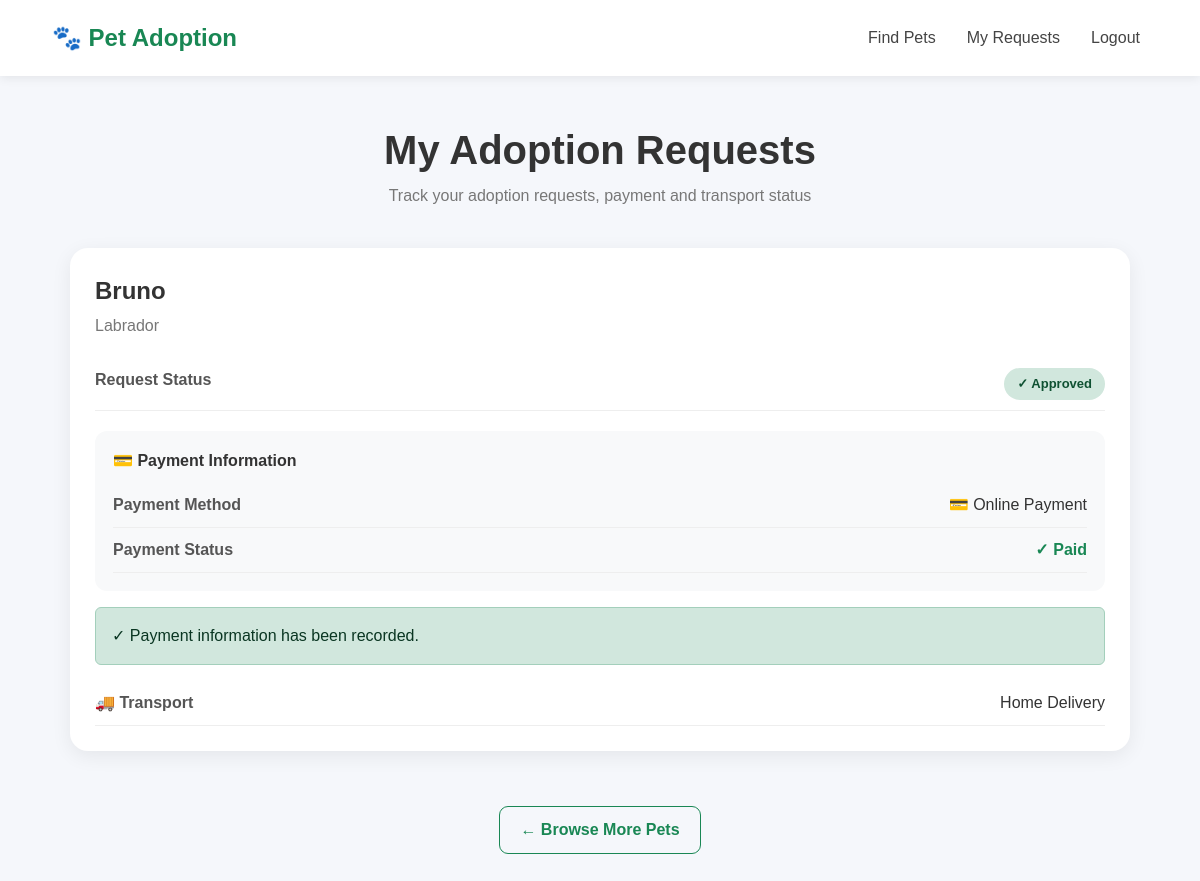
Page /my-requests (signed in) on the earlier database version.
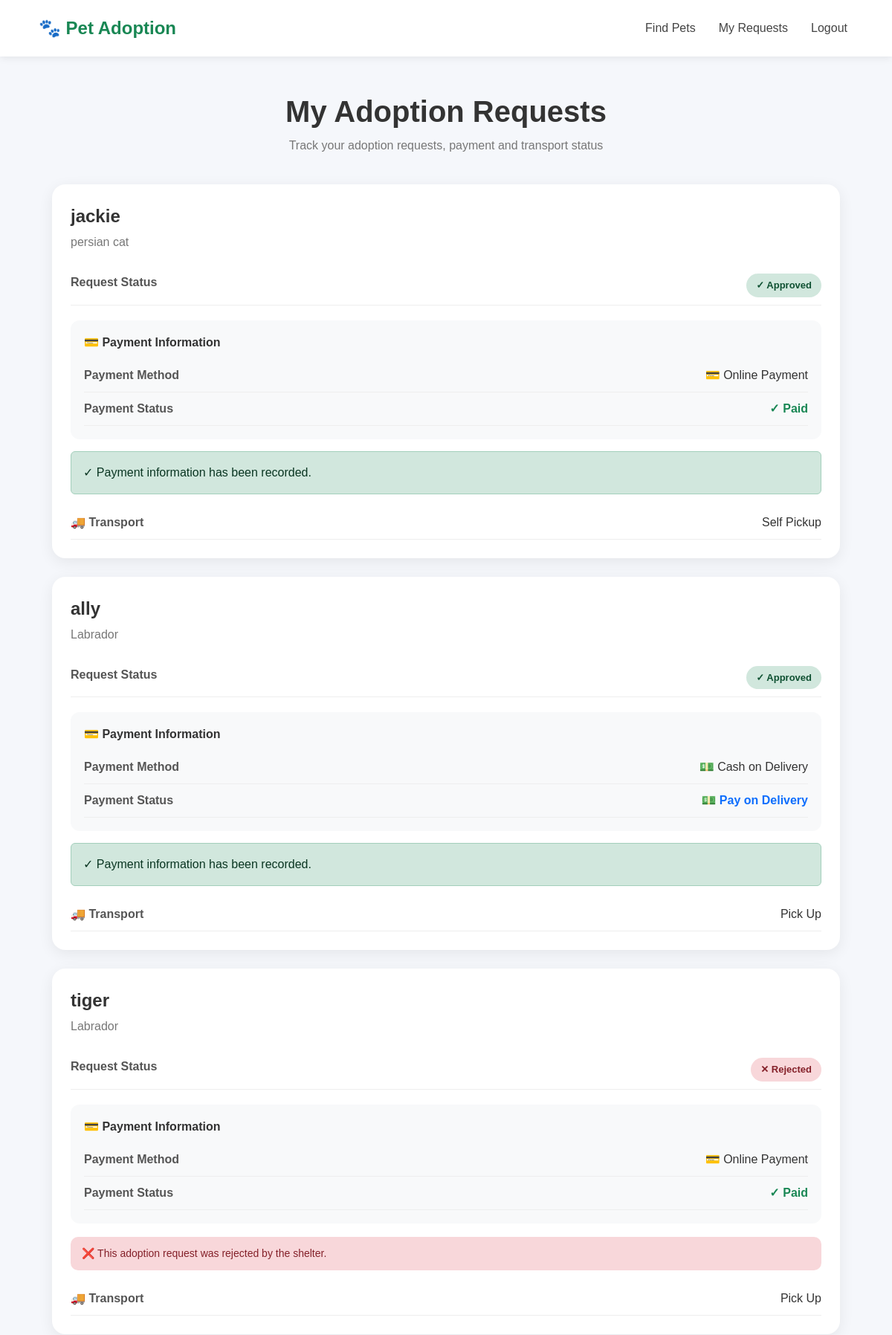
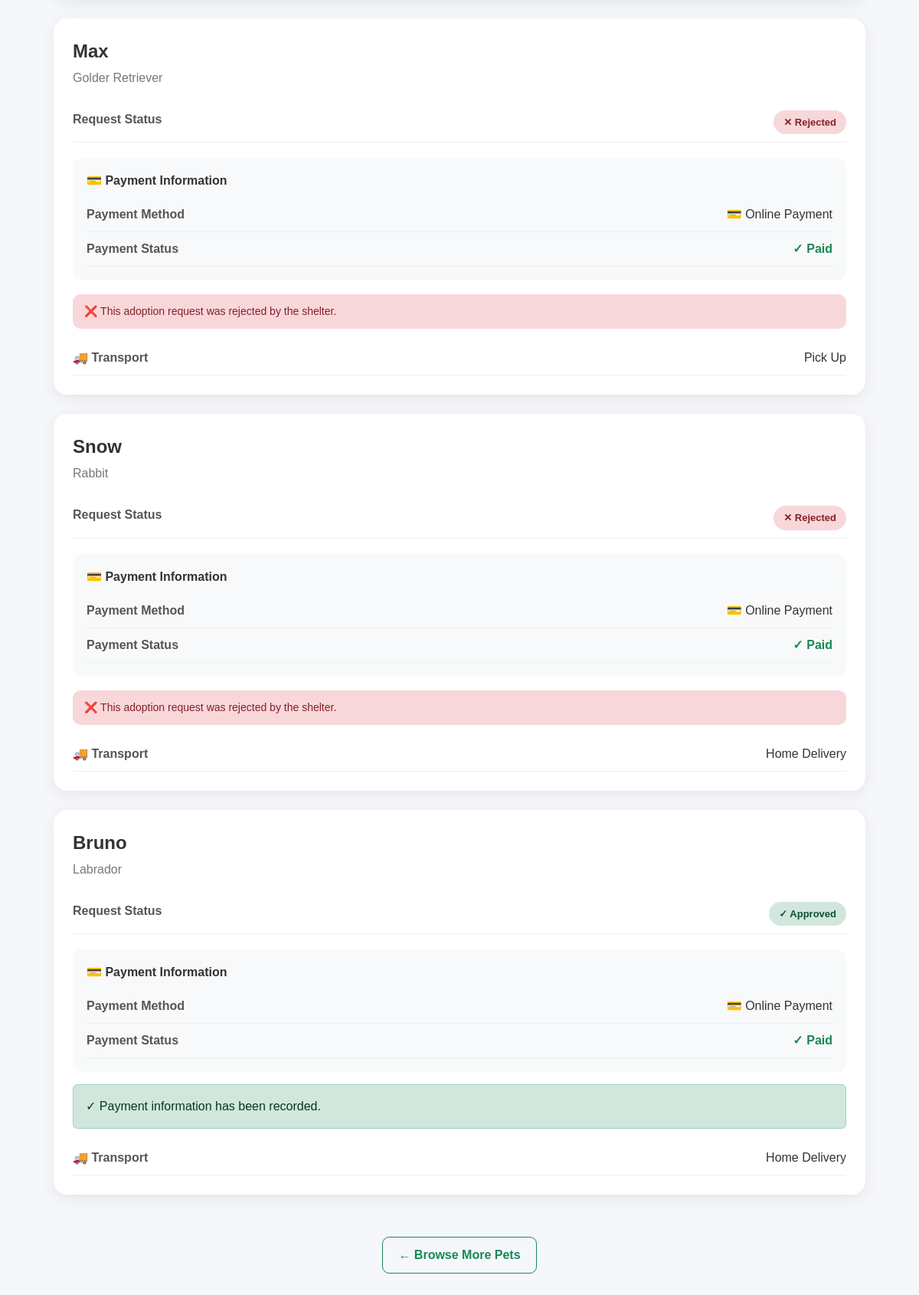
Same page on the later database version (2 pictures, top to bottom).
### tables this page shows
CREATE TABLE adoptions(
        id INTEGER PRIMARY KEY AUTOINCREMENT,
        pet_id INTEGER,
        adopter_name TEXT,
        phone TEXT,
        address TEXT,
        payment_status TEXT,
        transport_method TEXT,
        request_status TEXT
    , payment_method TEXT DEFAULT 'Online', payment_amount REAL DEFAULT 0, refund_status TEXT DEFAULT 'Not Applicable', transport_date TEXT, transport_time TEXT, transport_status TEXT DEFAULT 'Not Scheduled');

CREATE TABLE pets(
        id INTEGER PRIMARY KEY AUTOINCREMENT,
        name TEXT,
        breed TEXT,
        age TEXT,
        gender TEXT,
        vaccinated TEXT,
        description TEXT,
        image TEXT
    , status TEXT DEFAULT 'Available', shelter_id INTEGER);

### app.py (the view)
@app.route('/my-requests')
def my_requests():
    if 'user' not in session:
        return redirect(url_for('login'))
    if session.get('role') != "Adopter":
        return redirect(url_for('pets'))
    adopter_name = session['user']
    conn = sqlite3.connect("database.db")
    cursor = conn.cursor()
    cursor.execute("""
        SELECT
            adoptions.id,
            pets.id,
            pets.name,
            pets.breed,
            adoptions.request_status,
            adoptions.transport_method,
            adoptions.adopter_name,
            adoptions.payment_method,
            adoptions.payment_status,
            adoptions.refund_status
        FROM adoptions
        JOIN pets
        ON adoptions.pet_id = pets.id
        WHERE adoptions.adopter_name = ?
        ORDER BY adoptions.id DESC
    """, (adopter_name,))
    requests = cursor.fetchall()
    conn.close()
    return render_template(
        "my_requests.html",
        requests=requests
    )

### templates/my_requests.html (shortened to what the changed rows need)
<!DOCTYPE html>
<html lang="en">
<head>
    <link
        href="https://cdn.jsdelivr.net/npm/bootstrap@5.3.3/dist/css/bootstrap.min.css"
        rel="stylesheet"
    >
</head>
<body>
<div class="page-container">
    <h1 class="page-title">
        My Adoption Requests
    </h1>
    {% if requests %}
        {% for request in requests %}
        <div class="request-card">
            <div class="pet-name">
                {{ request[2] }}
            </div>
            <div class="breed">
                {{ request[3] }}
            </div>
            <div class="info-row">
                <span class="info-label">
                    Request Status
                </span>
                <span class="info-value">
                    {% if request[4] == "Pending" %}
                        <span class="status-badge status-pending">
                            ⏳ Pending
                        </span>
                    {% elif request[4] == "Approved" %}
                        <span class="status-badge status-approved">
                            ✓ Approved
                        </span>
                    {% elif request[4] == "Rejected" %}
                        <span class="status-badge status-rejected">
                            ✕ Rejected
                        </span>
                    {% else %}
                        <span class="status-badge status-pending">
                            {{ request[4] or "Pending" }}
                        </span>
                    {% endif %}
                </span>
            </div>
            {% if request[7] or request[8] %}
            <div class="payment-box">
                <div class="payment-title">
                    💳 Payment Information
                </div>
                {% if request[7] %}
                <div class="info-row">
                    <span class="info-label">
                        Payment Method
                    </span>
                    <span class="info-value">
                        {% if request[7] == "COD" %}
                            💵 Cash on Delivery
                        {% else %}
                            💳 Online Payment
                        {% endif %}
                    </span>
                </div>
                {% endif %}
                {% if request[8] %}
                <div class="info-row">
                    <span class="info-label">
                        Payment Status
                    </span>
                    <span class="info-value">
                        {% if request[8] == "Paid" %}
                            <span class="payment-paid">
                                ✓ Paid
                            </span>
                        {% elif request[8] == "COD" %}
                            <span class="payment-cod">
                                💵 Pay on Delivery
                            </span>
                        {% elif request[8] == "Pending" %}
                            <span class="payment-pending">
                                ⏳ Payment Pending
                            </span>
                        {% else %}
                            {{ request[8] }}
                        {% endif %}
                    </span>
                </div>
                {% endif %}
            </div>
            {% endif %}
            {% if request[4] == "Approved" %}
                {% if request[8] != "Paid" and request[8] != "COD" %}
                    <a
                        href="{{ url_for('payment', pet_id=request[1]) }}"
                        class="payment-btn"
                    >
                        💳 Proceed to Payment
                    </a>
                {% else %}
                    <div class="alert alert-success mt-3 mb-0">
                        ✓ Payment information has been recorded.
                    </div>
                {% endif %}
            {% elif request[4] == "Rejected" %}
                <div class="rejected-message">
                    ❌ This adoption request was rejected by
                    the shelter.
                </div>
            {% endif %}
            {% if request[5] %}
            <div class="info-row mt-3">
                <span class="info-label">
                    🚚 Transport
                </span>
                <span class="info-value">
                    {{ request[5] }}
                </span>
            </div>
            {% endif %}
        </div>
        {% endfor %}
    {% endif %}
</div>
</body>
</html>

Differences in the rows shown:
added adoptions: name "jackie", breed "persian cat", request_status "✓ Approved", payment_method "💳 Payment Information", transport_method "Self Pickup"
added adoptions: name "ally", breed "Labrador", request_status "✓ Approved", payment_method "💳 Payment Information", transport_method "Pick Up"
added adoptions: name "tiger", breed "Labrador", request_status "✕ Rejected", payment_method "💳 Payment Information", shows "❌ This adoption request was rejected by the shelter.", transport_method "Pick Up"
added adoptions: name "Max", breed "Golder Retriever", request_status "✕ Rejected", payment_method "💳 Payment Information", shows "❌ This adoption request was rejected by the shelter.", transport_method "Pick Up"
added adoptions: name "Snow", breed "Rabbit", request_status "✕ Rejected", payment_method "💳 Payment Information", shows "❌ This adoption request was rejected by the shelter.", transport_method "Home Delivery"
